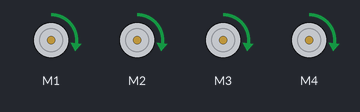
A program run on a simulated Raspberry Pi (BCM pin numbers). Parts: 4 × DC motor (green arrow = forward, orange = backward, longer = faster).

Above: at 2.4 s.
At 5.0 s:
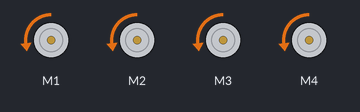
Timing chart, 0 to 6.9 s (numbered marks = the images above):
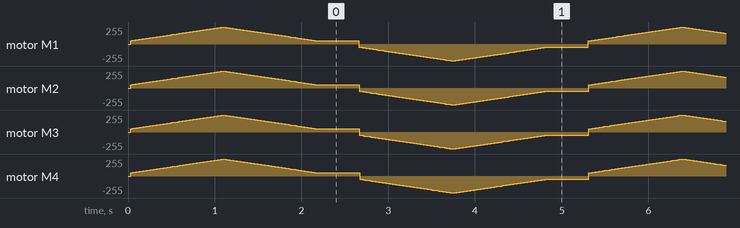

The program:

four_motors.py
```python
from Adafruit_MotorHAT import Adafruit_MotorHAT as amhat, Adafruit_DCMotor as adcm

import time

# create 2 motor objects
mh = amhat(addr=0x60)

motor1 = mh.getMotor(1)
motor2 = mh.getMotor(2)

motor3 = mh.getMotor(3)
motor4 = mh.getMotor(4)

# set start speed
motor1.setSpeed(0)
motor2.setSpeed(0)

motor3.setSpeed(0)
motor4.setSpeed(0)

# direction variable
direction = 0

# wrap actions in try loop
try:
    while True:
        # if direction = 1 then motor1 forward and motor2 backward
        # else motor1 backward and motor2 forward
        if direction == 0:
            motor1.run(amhat.FORWARD)
            motor2.run(amhat.FORWARD)
            motor3.run(amhat.FORWARD)
            motor4.run(amhat.FORWARD)
        else:
            motor1.run(amhat.BACKWARD)
            motor2.run(amhat.BACKWARD)
            motor3.run(amhat.BACKWARD)
            motor4.run(amhat.BACKWARD)

        # ramp up the speed from 50 to 255
        for i in range(50,255):

            motor1.setSpeed(i)
            motor2.setSpeed(i)
            motor3.setSpeed(i)
            motor4.setSpeed(i)

            #time.sleep(0.01)

        # ramp down the speed from 255 to 50
        for i in reversed(range(50,255)):

            motor1.setSpeed(i)
            motor2.setSpeed(i)
            motor3.setSpeed(i)
            motor4.setSpeed(i)

            #time.sleep(0.01)

        # wait half a second
        time.sleep(0.5)

        # change directions
        if direction == 0:
            direction = 1
        else:
            direction = 0

# kill motors and exit program on ctrl-c
except KeyboardInterrupt:
    motor1.run(amhat.RELEASE)
    motor2.run(amhat.RELEASE)
    motor3.run(amhat.RELEASE)
    motor4.run(amhat.RELEASE)
```
